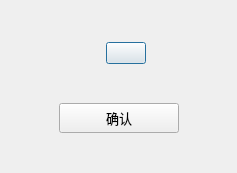
<?xml version="1.0" encoding="UTF-8"?>
<ui version="4.0">
 <class>AuthHintDialog</class>
 <widget class="QDialog" name="AuthHintDialog">
  <property name="geometry">
   <rect>
    <x>0</x>
    <y>0</y>
    <width>237</width>
    <height>173</height>
   </rect>
  </property>
  <property name="windowTitle">
   <string>提示</string>
  </property>
  <property name="windowIcon">
   <iconset resource="../resources/resources.qrc">
    <normaloff>:/hint.svg</normaloff>:/hint.svg</iconset>
  </property>
  <layout class="QVBoxLayout" name="verticalLayout">
   <item>
    <layout class="QHBoxLayout" name="horizontalLayout_2">
     <item>
      <spacer name="horizontalSpacer_3">
       <property name="orientation">
        <enum>Qt::Orientation::Horizontal</enum>
       </property>
       <property name="sizeHint" stdset="0">
        <size>
         <width>40</width>
         <height>20</height>
        </size>
       </property>
      </spacer>
     </item>
     <item>
      <widget class="QLabel" name="hintLabel">
       <property name="font">
        <font>
         <pointsize>12</pointsize>
        </font>
       </property>
       <property name="text">
        <string/>
       </property>
      </widget>
     </item>
     <item>
      <widget class="QPushButton" name="copyBtn">
       <property name="cursor">
        <cursorShape>PointingHandCursor</cursorShape>
       </property>
       <property name="text">
        <string/>
       </property>
       <property name="icon">
        <iconset resource="../resources/resources.qrc">
         <normaloff>:/copy.svg</normaloff>:/copy.svg</iconset>
       </property>
       <property name="shortcut">
        <string>Ctrl+C</string>
       </property>
       <property name="checkable">
        <bool>false</bool>
       </property>
       <property name="checked">
        <bool>false</bool>
       </property>
       <property name="autoRepeat">
        <bool>false</bool>
       </property>
      </widget>
     </item>
     <item>
      <spacer name="horizontalSpacer_4">
       <property name="orientation">
        <enum>Qt::Orientation::Horizontal</enum>
       </property>
       <property name="sizeHint" stdset="0">
        <size>
         <width>40</width>
         <height>20</height>
        </size>
       </property>
      </spacer>
     </item>
    </layout>
   </item>
   <item>
    <layout class="QHBoxLayout" name="horizontalLayout">
     <item>
      <spacer name="horizontalSpacer">
       <property name="orientation">
        <enum>Qt::Orientation::Horizontal</enum>
       </property>
       <property name="sizeHint" stdset="0">
        <size>
         <width>40</width>
         <height>20</height>
        </size>
       </property>
      </spacer>
     </item>
     <item>
      <widget class="QPushButton" name="confirmBtn">
       <property name="sizePolicy">
        <sizepolicy hsizetype="Expanding" vsizetype="Fixed">
         <horstretch>0</horstretch>
         <verstretch>0</verstretch>
        </sizepolicy>
       </property>
       <property name="minimumSize">
        <size>
         <width>120</width>
         <height>30</height>
        </size>
       </property>
       <property name="maximumSize">
        <size>
         <width>200</width>
         <height>25</height>
        </size>
       </property>
       <property name="font">
        <font>
         <pointsize>10</pointsize>
        </font>
       </property>
       <property name="cursor">
        <cursorShape>PointingHandCursor</cursorShape>
       </property>
       <property name="text">
        <string>确认</string>
       </property>
       <property name="shortcut">
        <string>Return</string>
       </property>
      </widget>
     </item>
     <item>
      <spacer name="horizontalSpacer_2">
       <property name="orientation">
        <enum>Qt::Orientation::Horizontal</enum>
       </property>
       <property name="sizeHint" stdset="0">
        <size>
         <width>40</width>
         <height>20</height>
        </size>
       </property>
      </spacer>
     </item>
    </layout>
   </item>
  </layout>
 </widget>
 <resources>
  <include location="../resources/resources.qrc"/>
 </resources>
 <connections/>
</ui>
